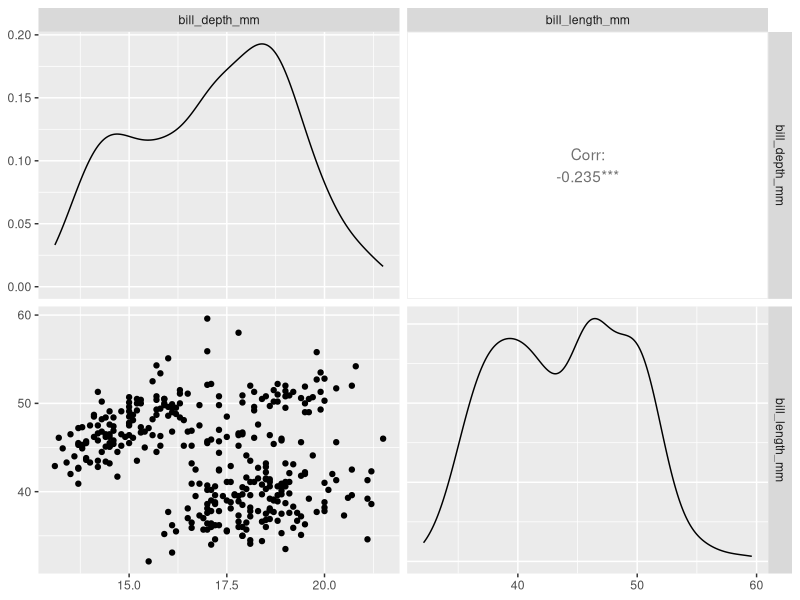
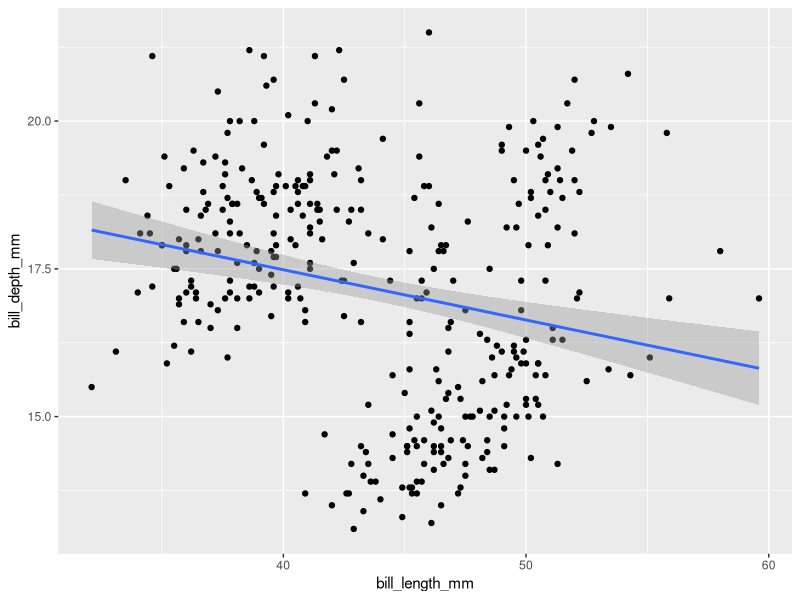
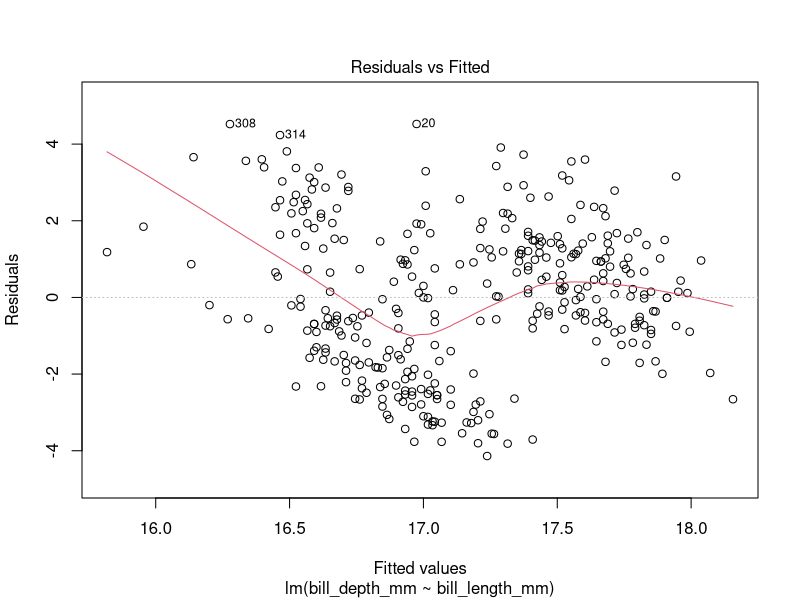
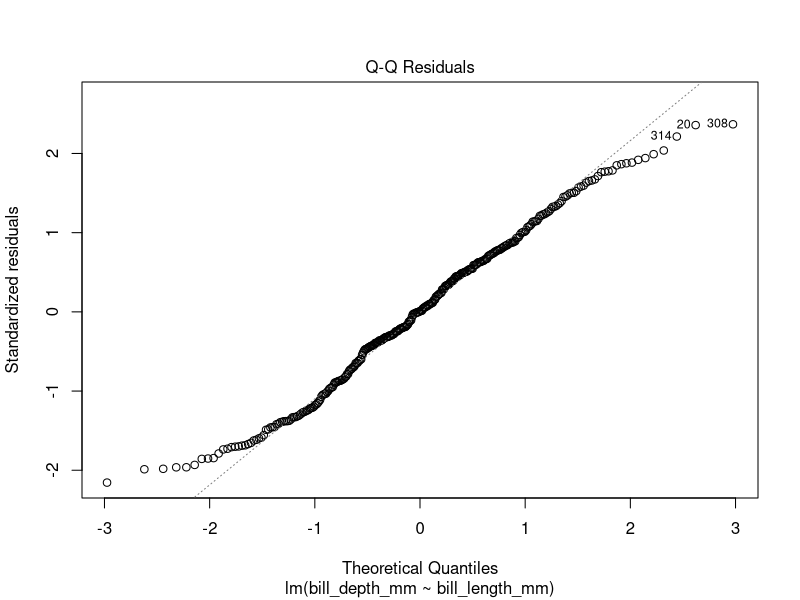
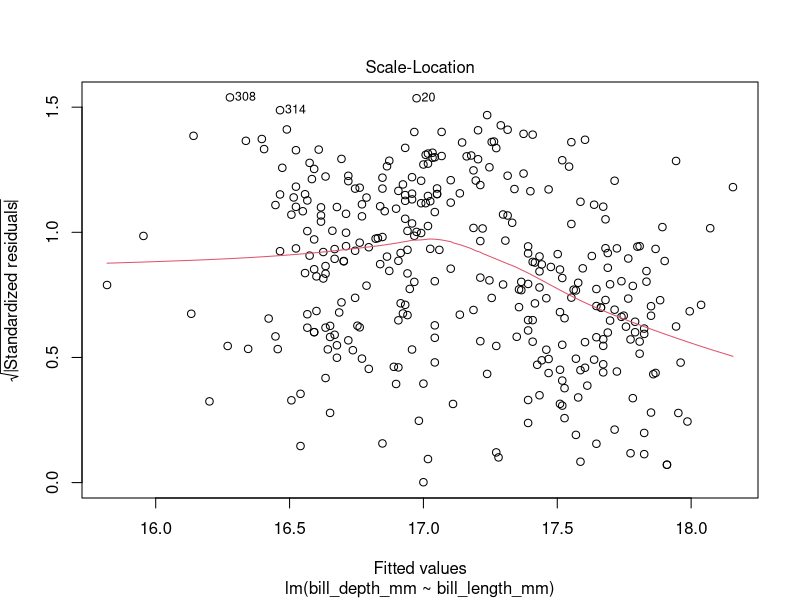
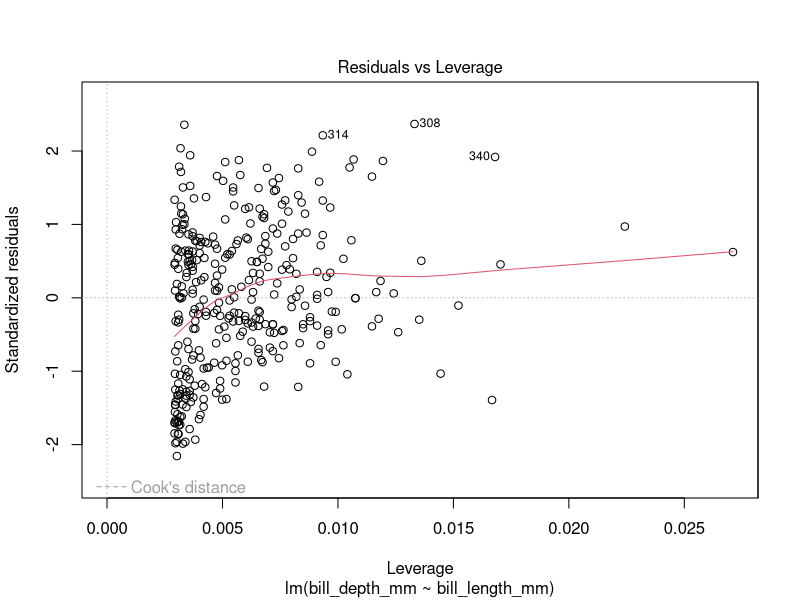

Recreate these plots in R, in order. (Note: this script raises an error after producing the figures.)
# 02-24-2022
# linear regression 

# this is not a statistics class, more models will be 

### NOTES
#today focusing on beak depth~length
# y=mx+b
# x is length
# computer is caluculating the slope which is our parameters 
# E = y^hat -y 
# predicted y minus actual y is the error

# a linear model has to be linear in the paremters (slopes) not in the the x and y 

# basic assumptions for a linear model 

# linear relationship- 
# just because the linear relationship is not there with the data
# you can transform the vairable
# like take the sqrt(X)- then make a better fit 
# 

# normality of the model residuals 
# residuals are err 
# a good model- error would have a normal distribution 

# no or little multicolinearity 
# bill depth and mass are correlated then model will be confused 
# towards how much weight to put towards two different variables 
# one variable can take the significance away from body mass. 
# mechanistic claims - can leave in colinear variables - lots of philosophy 

# no auto-correlation 
# samples are independent 
# so paired data - is not independent 
# oops about my dead birds
# variation - in space and time are closely realted 
# treat those very carefully 


# homoscedasticity- assuming homoscedasity 
# assuming the variance is the same across independent  variables
# don't want heteroscedasticity
# across range of x the y variance gets wider like a cone shape 

#regression diagnostics - reclcone the repo to get the less typo filled 
# lots of tests that you can do to double check the stats behind your linear model. 

library(tidyverse)
library(palmerpenguins)
library(GGally)

#simple linear  regression
penguins %>%
  select(bill_depth_mm, bill_length_mm)%>%
  ggpairs()

#if you see structure in your data that your model doesn't acocunt for 
# thats no good, need to adresss

lm1 <- lm(bill_depth_mm ~ bill_length_mm, data=penguins)
# theres alot more info in the lm model that the print commmand doesn't give us

class(lm1) # lm is its own class 
summary(lm1)

# f statistic is the model precitive power
# Rsqaured - is the correlation squarred and then penalized for how complex the model is
# an R squared of 0.05 is trash 


### cheater plot of this model 
ggplot(data=penguins, aes(x=bill_length_mm, y=bill_depth_mm))+
  geom_point()+
  geom_smooth(method="lm") # this is so cheating 
# this stinks this model is not capturing a lot of data in bill length 

class(lm1)
plot(lm1) #plot.lm- plot() is a wrapper fxn, and it uses plot.lm when passed a linear model 

#gives a few different plots for diagnostics 
#

#

#

#residuals vs leverage 
# a good fit would be close to 0 
# the leat favorite points are flagged by are and they are way up 



#now we are going to try this model with one species 
lm2<- lm(bill_depth_mm ~ bill_length_mm, data = gentoo)
summary(lm2)
# slope and intercept are still significant - so maybe not the best tinterpretaion of model fittness
# the R^2 is 0.4 which is much better 

gentoo %>% 
  select(bill_depth_mm, bill_length_mm) %>%
  GGally::ggpairs() 


ggplot(data=gentoo, aes(x = bill_length_mm, y = bill_depth_mm)) +
  geom_point() +
  geom_smooth(method = "lm")

# check all bill models
ggplot(data=penguins)+
  geom_point(aes(x=bill_length_mm, y=bill_depth_mm, color = species))+
  geom_smooth(method="lm", aes(x=bill_length_mm, y=bill_depth_mm, color = species))+
  geom_smooth(method = "lm", aes(x=bill_length_mm, y=bill_depth_mm), color = "black")

# sweet figure is shows off the simpsons paradox 
# a assumption we did not talk about 
# ommitted variable bias 

# Exercise 5.1 
# march forward and take science in teh wrong direction 
# gentoo bill depth as a function of flipper lentgth 
# depth ~bill length vs depth ~ flipper length

ggplot(data=penguins)+
  geom_point(aes(x=flipper_length_mm, y=bill_depth_mm, color = species))+
  geom_smooth(method="lm", aes(x=flipper_length_mm, y=bill_depth_mm, color = species))+
  geom_smooth(method = "lm", aes(x=flipper_length_mm, y=bill_depth_mm), color = "black")

head(penguins)
summary(penguins)


lm3<- lm(bill_depth_mm ~ flipper_length_mm, data = gentoo)
summary(lm3)
ggplot(data=gentoo, aes(x = flipper_length_mm, y = bill_depth_mm)) +
  geom_point() +
  geom_smooth(method = "lm")

# I think that flipper length does a better job at predicting bill depth because the R^2
# is 0.49 so almost 50% 


